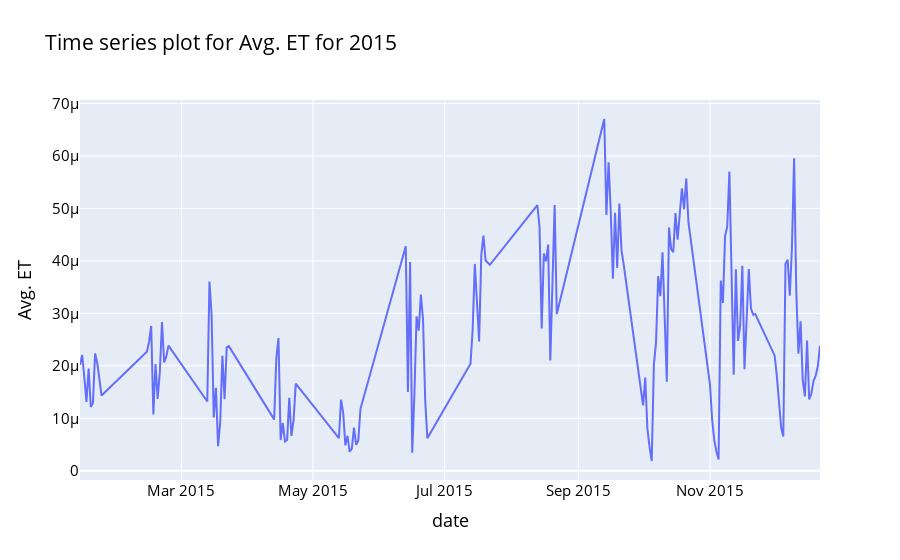
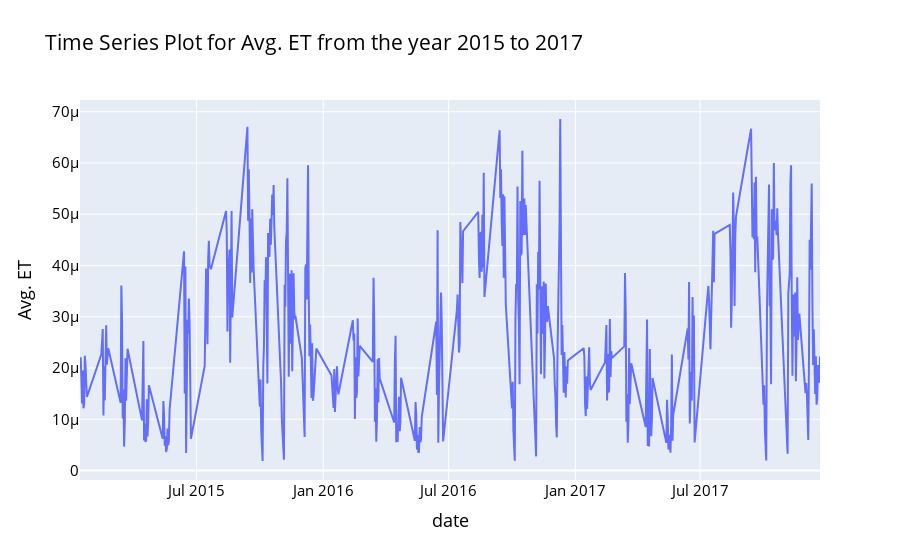
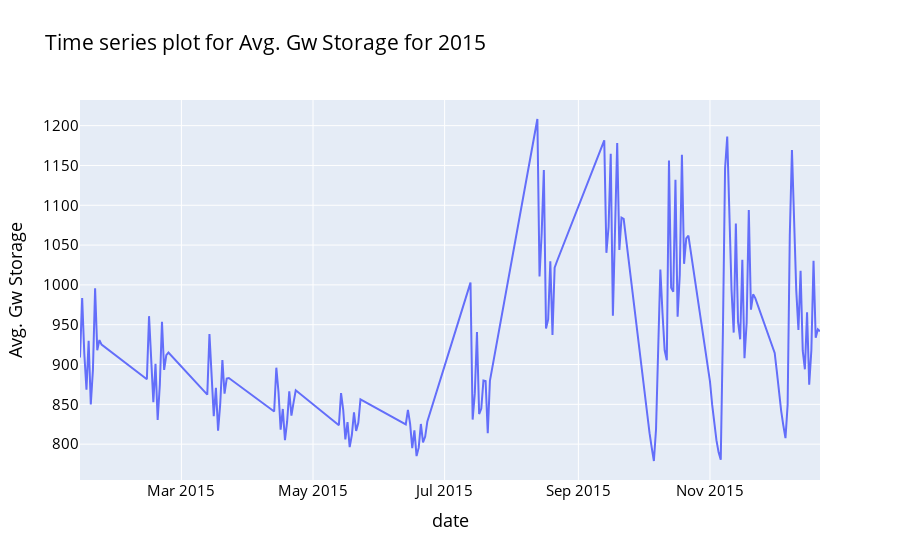

Notebook source saved alongside these figures, in order:
### Code cell
for param in parameters:
    fig1 = px.line(df_2015,x=df_2015.index,y=param,title=f'Time series plot for {param} for 2015')
    fig1.update_layout(
        font=dict(size=15, color='black')
        )
    fig1.show()

    fig2 = px.line(df_2y,x=index_2y,y=param,title=f'Time Series Plot for {param} from the year 2015 to 2017')
    fig2.update_layout(
        font=dict(size=15, color='black')
        )
    fig2.show()

### Figure 1 — Plotly figure (JSON) as saved in the notebook; plotly's stock layout.template omitted (floating-point values rounded to 4 significant figures; data arrays with more than 128 entries replaced by an {"elided": "..."} marker saying what was removed)
{"data": [{"hovertemplate": "date=%{x}<br>Avg. ET=%{y}<extra></extra>", "legendgroup": "", "line": {"color": "#636efa", "dash": "solid"}, "marker": {"symbol": "circle"}, "mode": "lines", "name": "", "orientation": "v", "showlegend": false, "type": "scatter", "x": {"elided": "162 str values"}, "xaxis": "x", "y": {"elided": "162 float values"}, "yaxis": "y"}], "layout": {"font": {"color": "black", "size": 15}, "legend": {"tracegroupgap": 0}, "title": {"text": "Time series plot for Avg. ET for 2015"}, "xaxis": {"anchor": "y", "domain": [0, 1], "title": {"text": "date"}}, "yaxis": {"anchor": "x", "domain": [0, 1], "title": {"text": "Avg. ET"}}}}

### Figure 2 — Plotly figure (JSON) as saved in the notebook; plotly's stock layout.template omitted (floating-point values rounded to 4 significant figures; data arrays with more than 128 entries replaced by an {"elided": "..."} marker saying what was removed)
{"data": [{"hovertemplate": "date=%{x}<br>Avg. ET=%{y}<extra></extra>", "legendgroup": "", "line": {"color": "#636efa", "dash": "solid"}, "marker": {"symbol": "circle"}, "mode": "lines", "name": "", "orientation": "v", "showlegend": false, "type": "scatter", "x": {"elided": "486 str values"}, "xaxis": "x", "y": {"elided": "486 float values"}, "yaxis": "y"}], "layout": {"font": {"color": "black", "size": 15}, "legend": {"tracegroupgap": 0}, "title": {"text": "Time Series Plot for Avg. ET from the year 2015 to 2017"}, "xaxis": {"anchor": "y", "domain": [0, 1], "title": {"text": "date"}}, "yaxis": {"anchor": "x", "domain": [0, 1], "title": {"text": "Avg. ET"}}}}

### Figure 3 — Plotly figure (JSON) as saved in the notebook; plotly's stock layout.template omitted (floating-point values rounded to 4 significant figures; data arrays with more than 128 entries replaced by an {"elided": "..."} marker saying what was removed)
{"data": [{"hovertemplate": "date=%{x}<br>Avg. Gw Storage=%{y}<extra></extra>", "legendgroup": "", "line": {"color": "#636efa", "dash": "solid"}, "marker": {"symbol": "circle"}, "mode": "lines", "name": "", "orientation": "v", "showlegend": false, "type": "scatter", "x": {"elided": "162 str values"}, "xaxis": "x", "y": {"elided": "162 float values"}, "yaxis": "y"}], "layout": {"font": {"color": "black", "size": 15}, "legend": {"tracegroupgap": 0}, "title": {"text": "Time series plot for Avg. Gw Storage for 2015"}, "xaxis": {"anchor": "y", "domain": [0, 1], "title": {"text": "date"}}, "yaxis": {"anchor": "x", "domain": [0, 1], "title": {"text": "Avg. Gw Storage"}}}}
